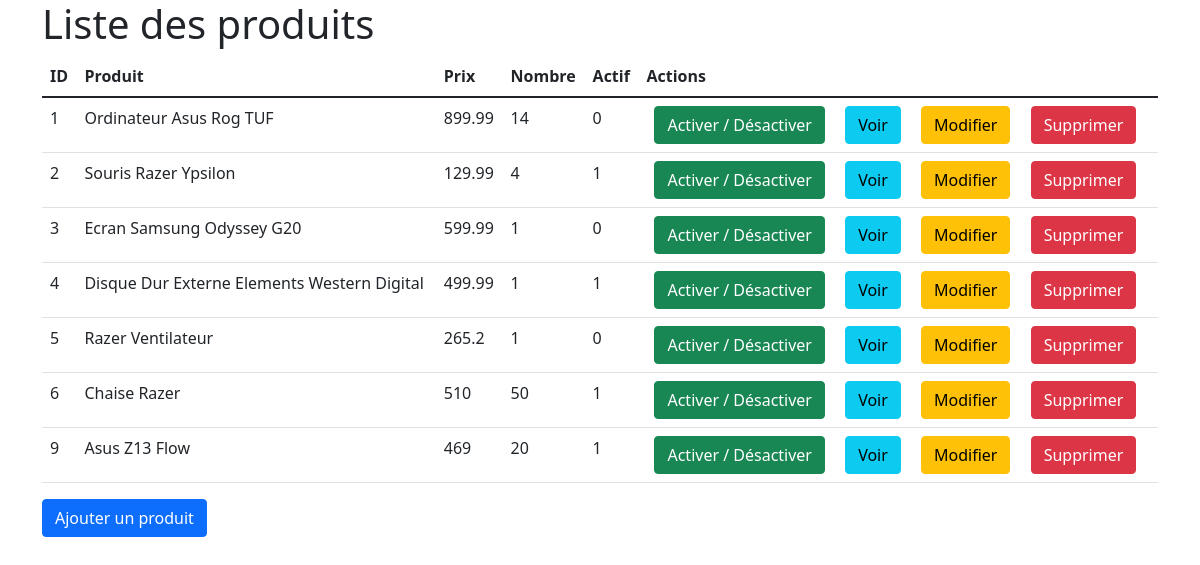
The page / on the database its author committed.
### tables this page shows
CREATE TABLE IF NOT EXISTS `liste` (
  `id` int NOT NULL AUTO_INCREMENT,
  `produit` varchar(255) DEFAULT NULL,
  `prix` float DEFAULT NULL,
  `nombre` int DEFAULT NULL,
  `actif` tinyint(1) NOT NULL DEFAULT '1',
  PRIMARY KEY (`id`)
);

### index.php (the view, shortened to what this page needs)
<?php
require_once('req/_connect.php');
$sql = 'SELECT * FROM `liste`';
$query = $database->prepare($sql);
$query->execute();
$result = $query->fetchAll(PDO::FETCH_ASSOC);
?>
<!DOCTYPE html>
<html lang="en/fr">
<head>
    <link href="https://cdn.jsdelivr.net/npm/bootstrap@5.1.3/dist/css/bootstrap.min.css" rel="stylesheet">
</head>
<body>
    <main class="container">
        <div class="row">
            <section class="col-12">
                <h1>Liste des produits</h1>
                <table class="table">
                    <thead>
                        <th>ID</th>
                        <th>Produit</th>
                        <th>Prix</th>
                        <th>Nombre</th>
                        <th>Actif</th>
                        <th>Actions</th>
                    </thead>
                    <tbody>
                        <?php
                        foreach ($result as $produit) {
                        ?>
                            <tr>
                                <td><?= $produit['id'] ?></td>
                                <td><?= $produit['produit'] ?></td>
                                <td><?= $produit['prix'] ?></td>
                                <td><?= $produit['nombre'] ?></td>
                                <td><?= $produit['actif'] ?></td>
                                <td>
                                    <a href="disable.php?id=<?= $produit['id'] ?>" class="btn btn-success mx-2">Activer / Désactiver</a>
                                    <a href="details.php?id=<?= $produit['id'] ?>" class="btn btn-info mx-2">Voir</a>
                                    <a href="edit.php?id=<?= $produit['id'] ?>" class="btn btn-warning mx-2">Modifier</a>
                                    <a href="delete.php?id=<?= $produit['id'] ?>" class="btn btn-danger mx-2">Supprimer</a>
                                </td>
                            </tr>
                        <?php
                        }
                        ?>
                    </tbody>
                </table>
                <a href="add.php" class="btn btn-primary">Ajouter un produit</a>
            </section>
        </div>
    </main>
</body>
</html>

### rows shown on the page
liste: id "1", produit "Ordinateur Asus Rog TUF", prix "899.99", nombre "14", actif "0"
liste: id "2", produit "Souris Razer Ypsilon", prix "129.99", nombre "4", actif "1"
liste: id "3", produit "Ecran Samsung Odyssey G20", prix "599.99", nombre "1", actif "0"
liste: id "4", produit "Disque Dur Externe Elements Western Digital", prix "499.99", nombre "1", actif "1"
liste: id "5", produit "Razer Ventilateur", prix "265.2", nombre "1", actif "0"
liste: id "6", produit "Chaise Razer", prix "510", nombre "50", actif "1"
liste: id "9", produit "Asus Z13 Flow", prix "469", nombre "20", actif "1"
